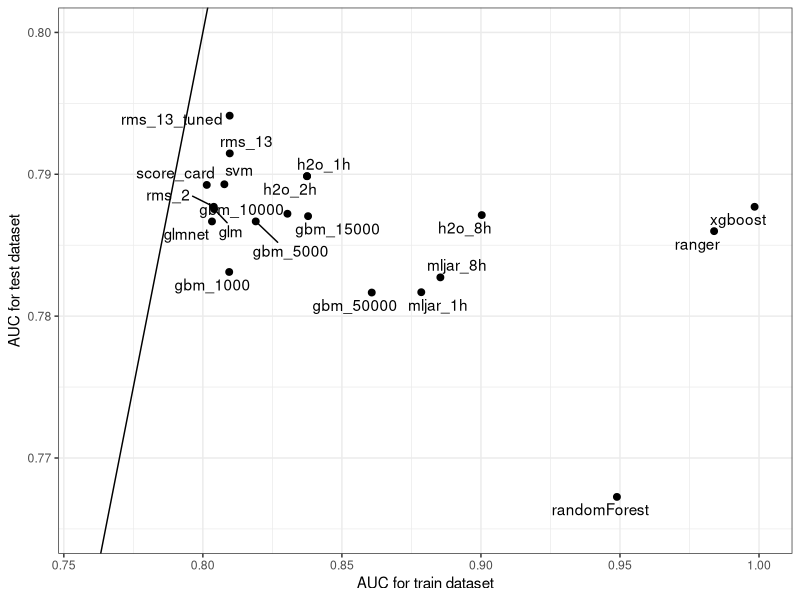
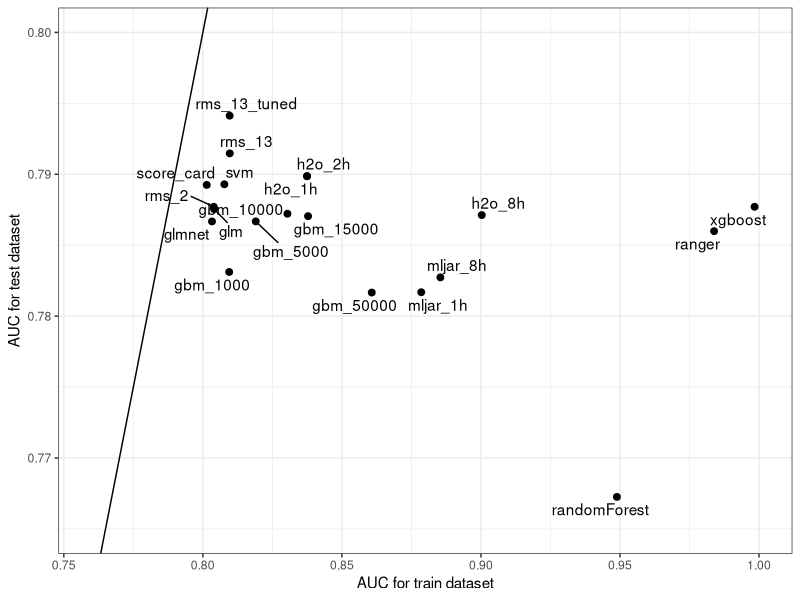

These charts were generated, in order, by the following R code:
library(openxlsx)
fico_benchmark <- read.xlsx("./plots/FICO_benchmark.xlsx",1)
fico_benchmark[, "train"] <- as.numeric(fico_benchmark[, "train"])
fico_benchmark[, "test"] <- as.numeric(fico_benchmark[, "test"])

library(ggrepel)
ggplot(fico_benchmark, aes(train, test, label = FICO)) +
  geom_point(size = 2) +
  geom_text_repel() + xlab("AUC for train dataset") +
  geom_abline() +
  theme_bw() +
  ylab("AUC for test dataset") + theme(legend.position = "bottom") +
  # ggtitle("Comparison of model performance")  +
  xlim(c(0.76, 1)) +
  ylim(c(0.765, 0.8))

ggsave("./plots/challenger_performance.pdf", width = 7, height = 4.5)
